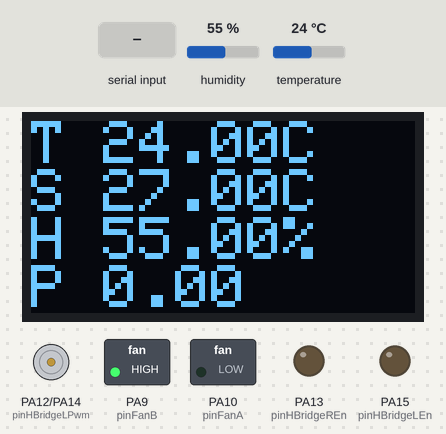
Simulated run of this sketch. Board: STM32 Blue Pill. Parts: 128×64 one-colour display, motor-driver pin pairs drawn as motors (green arrow = first pin HIGH = forward, orange = second pin HIGH = backward, longer = more drive), switched loads named in the sketch (green lamp = pin HIGH), output pins drawn as LEDs (lit = HIGH). The test bench sets the inputs (shaded band); at power-on: humidity 55 %, temperature 24 °C. EEPROM starts erased; what the sketch prints to the serial monitor is not drawn.

Above: at 6.3 s.
6.4 s: "s" received over Serial
At 8.1 s:
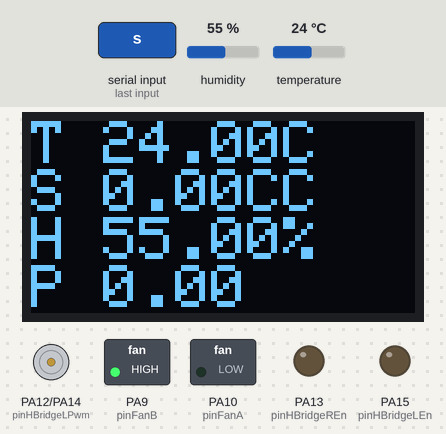
11.3 s: "s90\n" received over Serial
At 12.6 s:
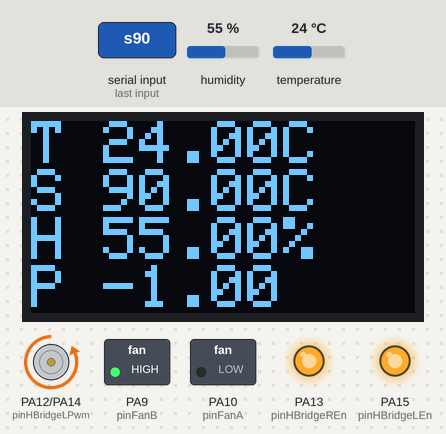
12.8 s: humidity set to 22 %
At 15.0 s:
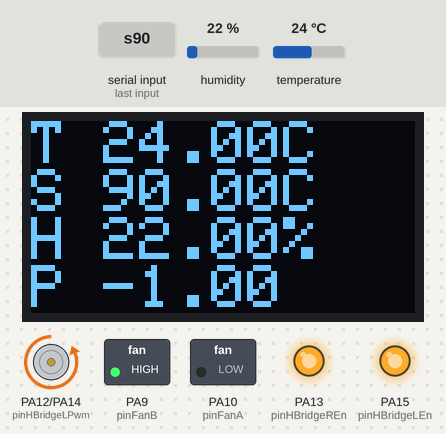
15.5 s: temperature set to 12 °C
At 20.3 s:
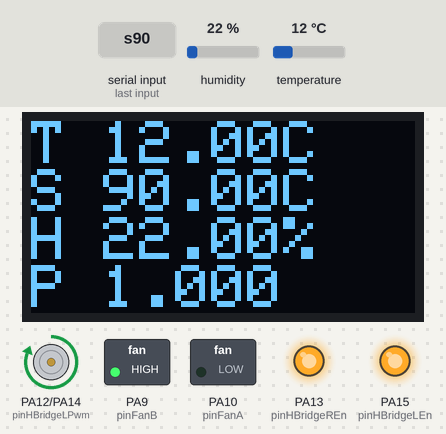
20.4 s: "s" received over Serial
At 22.4 s:
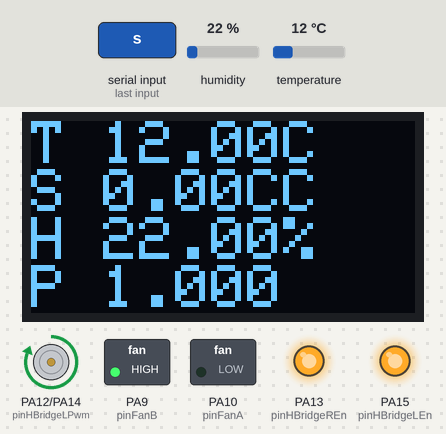
22.9 s: humidity set to 40 %
At 25.0 s:
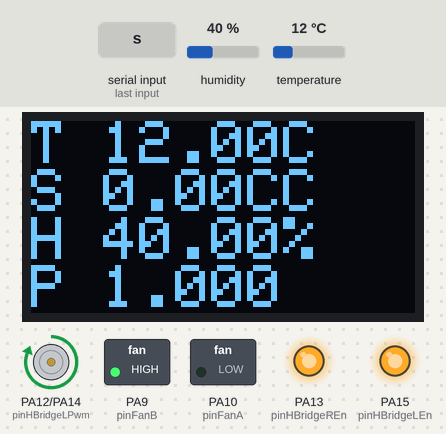
Timing chart, 0 to 31.5 s (numbered marks = the images above; inputs shaded):
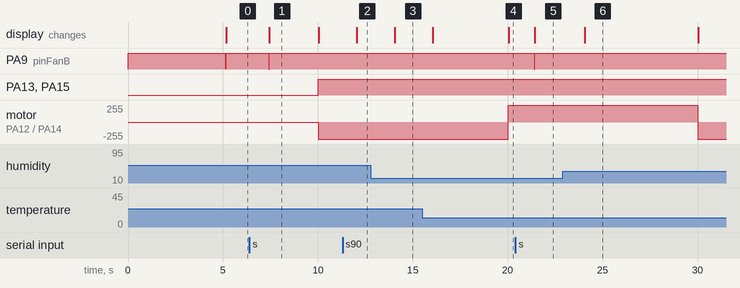

The sketch:

S-0019-2001_TECFirmware_ESP8266NodeMCU.ino
```cpp
/* TEC Firmware
    Thermoelectric Controller on a NodeMCU v3
    Using a IBT_2 (dual BTS7960S H-Bridge)and AM2302 temperature/humidity sensor.

  Pin Mapping
  ~ denotes PWM
  Name    Arduino Mapping   Connected To
  D0      GPIO 16
  D1/SCL  GPIO 5            OLED:SCK
  D2/SDA~ GPIO 4            OLED:SDA
  D3      GPIO 0            AM2302:Data
  D4      GPIO 2
  D5~     GPIO 14           IBT_2:RPWM
  D6~     GPIO 12           IBT_2:LPWM
  D7      GPIO 13           IBT_2:R_EN
  D8~     GPIO 15           IBT_2:L_EN
  RX      GPIO 3
  TX      GPIO 1
  A0
  SDT3    GPIO 10           FAN_A
  SDT2    GPIO 9            FAN_B
  SDT1    GPIO 8
  CMD     GPIO 11
  SD0     GPIO 7
  CLK     GPIO 6


*/

#include "DHTesp.h"
#include "RunningAverage.h"
#include "PidController.h"
#include <Wire.h>
#include <Adafruit_GFX.h>
#include <Adafruit_SSD1306.h>
//#include <ESP8266WiFi.h>
//#include <WiFiClient.h>
//#include <ESP8266WebServer.h>
//#include <ESP8266mDNS.h>
#include <EEPROM.h>

#ifndef STASSID
#define STASSID "izazzle"
#define STAPSK  "334aWFP52"
#endif

const char* ssid = STASSID;
const char* password = STAPSK;

#define SCREEN_WIDTH 128 // OLED display width, in pixels
#define SCREEN_HEIGHT 64 // OLED display height, in pixels

#define MODE_IDLE 0
#define MODE_HEATING 1
#define MODE_COOLING 2

/* Define Pins */
const uint8_t pinHBridgeREn = 13;
const uint8_t pinHBridgeLEn = 15;
const uint8_t pinHBridgeRPwm = 14;
const uint8_t pinHBridgeLPwm = 12;
const uint8_t pinFanA = 10;
const uint8_t pinFanB = 9;

uint8_t fanLevel = 255;
float fanThreshold = 0.25;

DHTesp dht;
float humidity = 50;
float temperature=20;

uint32_t tSerial;
uint32_t tDHTSample;

uint16_t serialUpdatePeriod = 1000;

float kp = 1.5;
float ki = 0.0010;
float kd = 10.0;
float setpoint = 27.0;
float pidOutput = 0.0;
uint16_t computePidInterval = 10000;

uint16_t addrSetpoint = 0;

PidController *tecPID = NULL;

uint8_t tecDir = 1;

uint32_t tComputePid;
uint32_t tSoftPwm;

uint16_t softPwmPeriod = computePidInterval;
uint16_t softPwmResolution = 100;
uint16_t softPwmInterval = softPwmPeriod / softPwmResolution;
uint16_t softPwmCounter = 0;

RunningAverage<float> raTemperature;
const uint16_t tempMeasNoAvg = 20; //Number of samples in the temperature measurement running average window

bool doPid = true;
bool isOn = true;

uint8_t mode = MODE_IDLE;
float temperatureThreshold = 1.0;

// Declaration for an SSD1306 display connected to I2C (SDA, SCL pins)
#define OLED_RESET     -1 // Reset pin # (or -1 if sharing Arduino reset pin)
Adafruit_SSD1306 display(SCREEN_WIDTH, SCREEN_HEIGHT, &Wire, OLED_RESET);

float eepromSetpoint;

void setup() {

  // put your setup code here, to run once:
  Serial.begin(115200);

  EEPROM.begin(512);


  dht.setup(0, DHTesp::DHT22);
  humidity = dht.getHumidity();
  temperature = dht.getTemperature();

  tDHTSample = millis();

  tSerial = millis();

  tSoftPwm = millis();
  tComputePid = millis();

  pinMode(pinHBridgeREn, OUTPUT);
  pinMode(pinHBridgeLEn, OUTPUT);
  pinMode(pinHBridgeRPwm, OUTPUT);
  pinMode(pinHBridgeLPwm, OUTPUT);
  pinMode(pinFanA, OUTPUT);
  pinMode(pinFanB, OUTPUT);
  digitalWrite(pinFanA, LOW);
  digitalWrite(pinFanB, HIGH);
  raTemperature.init(tempMeasNoAvg);


  if(!display.begin(SSD1306_SWITCHCAPVCC, 0x3C)) { // Address 0x3D for 128x64
    Serial.println(F("SSD1306 allocation failed"));
    for(;;); // Don't proceed, loop forever
  }

  display.setTextSize(2);
  display.setTextColor(SSD1306_WHITE);
  display.cp437(true);
  display.clearDisplay();


  EEPROM.get(addrSetpoint, eepromSetpoint);
  if(!isnan(eepromSetpoint)){
    setpoint = eepromSetpoint;
  }
  Serial.println(eepromSetpoint);
  delay(100);

  tecPID = new PidController(kp, ki, kd, setpoint, computePidInterval);
  tecPID->SetOutputLimits(-1.0, 1.0);

  delay(5000);
  digitalWrite(pinFanB, LOW);


}

void loop() {
  // put your main code here, to run repeatedly:


  if (millis() > tDHTSample + dht.getMinimumSamplingPeriod()) {
    tDHTSample += dht.getMinimumSamplingPeriod();
    humidity = dht.getHumidity();
    temperature = dht.getTemperature();

    //temperature = raTemperature.addSample(dht.getTemperature());

  }

  switch(mode){
    case MODE_IDLE:
      if (temperature < setpoint - temperatureThreshold){
        mode = MODE_HEATING;
        tecPID->SetIntegralTerm(0.0); //reset integral term
        doPid = true;
        digitalWrite(pinFanB, HIGH);
      }

      if (temperature > setpoint + temperatureThreshold){
        mode = MODE_COOLING;
        tecPID->SetIntegralTerm(0.0); //reset integral term
        doPid = true;
        digitalWrite(pinFanB, HIGH);
      }

      break;

    case MODE_HEATING:
      if (temperature > setpoint){
        mode = MODE_IDLE;
        doPid = false;
        digitalWrite(pinFanB, LOW);
      }

      break;

    case MODE_COOLING:
      if (temperature < setpoint){
        mode = MODE_IDLE;
        doPid = false;
        digitalWrite(pinFanB, LOW);
      }

      break;

    default:
      break;
  }

  if (millis() > tComputePid + computePidInterval) {
    tComputePid += computePidInterval;
    if (doPid) {
      if(!isnan(temperature)){
        pidOutput = tecPID->AddSample(temperature);
        if (mode == MODE_IDLE){
          pidOutput = 0;
        }
      }
    }
  }

  if (millis() > tSoftPwm + softPwmInterval) {
    tSoftPwm += softPwmInterval;
    softPwmCounter ++;
    if (softPwmCounter > softPwmResolution) {
      softPwmCounter = 0;
    }
    if (isOn) {

      if (softPwmCounter < abs(pidOutput) * softPwmPeriod) {
        if (pidOutput > 0) { // output positive, heating
          if (tecDir == 0){
            digitalWrite(pinHBridgeREn, HIGH);
            digitalWrite(pinHBridgeLEn, HIGH);
            digitalWrite(pinHBridgeLPwm, LOW);
            digitalWrite(pinHBridgeRPwm, HIGH);
          } else if(tecDir == 1){
            digitalWrite(pinHBridgeREn, HIGH);
            digitalWrite(pinHBridgeLEn, HIGH);
            digitalWrite(pinHBridgeRPwm, LOW);
            digitalWrite(pinHBridgeLPwm, HIGH);
          }

        } else if (pidOutput < 0) { // output negative, cooling
          if (tecDir == 0){
            digitalWrite(pinHBridgeREn, HIGH);
            digitalWrite(pinHBridgeLEn, HIGH);
            digitalWrite(pinHBridgeRPwm, LOW);
            digitalWrite(pinHBridgeLPwm, HIGH);
          }else if(tecDir == 1){
            digitalWrite(pinHBridgeREn, HIGH);
            digitalWrite(pinHBridgeLEn, HIGH);
            digitalWrite(pinHBridgeLPwm, LOW);
            digitalWrite(pinHBridgeRPwm, HIGH);
          }
        }
      } else {
        digitalWrite(pinHBridgeREn, LOW);
        digitalWrite(pinHBridgeLEn, LOW);
        digitalWrite(pinHBridgeLPwm, LOW);
        digitalWrite(pinHBridgeRPwm, LOW);

      }

    }

  }


  if (millis() > tSerial + serialUpdatePeriod) {
    tSerial += serialUpdatePeriod;

    //display.clearDisplay();
    display.setTextColor(WHITE, BLACK);

    display.setCursor(0,0);
    display.print("T ");
    display.print(temperature);
    display.println("C");
    display.print("S ");
    display.print(tecPID->GetSetPoint());
    display.println("C");
    display.print("H ");
    display.print(humidity);
    display.println("%");
    display.print("P ");
    display.println(pidOutput);

    display.display();


    //Serial.print(dht.getStatusString());
    //Serial.print('\t');
    Serial.print(temperature, 1);
    Serial.print('\t');
    Serial.print(humidity, 1);
    Serial.print('\t');
    Serial.print(tecPID->GetSetPoint(), 1);
    Serial.print('\t');
    Serial.print(eepromSetpoint, 1);
    Serial.print('\t');
    /*
    Serial.print(pidOutput, 2);
    Serial.print('\t');
    Serial.print(tecPID->GetKp(),3);
    Serial.print('\t');
    Serial.print(tecPID->GetKi(),3);
    Serial.print('\t');
    Serial.print(tecPID->GetKd(),3);
    Serial.print('\t');
    Serial.print(fanThreshold,3);
    Serial.print('\t');
    Serial.print(mode);
    */
    Serial.println();
  }
  packetHandler();


}

void packetHandler(){
  if(Serial.available()){
    char indicator = Serial.read();
    switch(indicator)
    {
      /*case 'f': //pump control
        fanLevel = Serial.parseInt();
        analogWrite(pinPumpPwm, fanLevel);
        break;*/

      case 's': //temperature setpoint
        setpoint = Serial.parseFloat();
        tecPID->SetSetPoint(setpoint);
        EEPROM.put(addrSetpoint, setpoint);
        EEPROM.commit();
        EEPROM.get(addrSetpoint, eepromSetpoint);
        break;

      case 'p': //kp
        kp = Serial.parseFloat();
        tecPID->SetPidValues(kp, ki, kd);
        break;

      case 'i': //ki
        ki = Serial.parseFloat();
        tecPID->SetPidValues(kp, ki, kd);
        break;

      case 'd': //kd
        kd = Serial.parseFloat();
        tecPID->SetPidValues(kp, ki, kd);
        break;

      case 'o': //on/off
        isOn = !isOn; //toggle system
        if(isOn){

          doPid = true;
          digitalWrite(pinFanB, HIGH);
        }else{

          digitalWrite(pinHBridgeREn, LOW);
          digitalWrite(pinHBridgeLEn, LOW);
          digitalWrite(pinHBridgeLPwm, LOW);
          digitalWrite(pinHBridgeRPwm, LOW);
          doPid = false;
          pidOutput = 0;
        }

      default:
        break;

    }
  }
}
```

PidController.cpp
```cpp
// (licence header left out)
#if ARDUINO >= 100
#include "Arduino.h"
#elif __arm__
#include <stm32f3xx.h>
#else
#include <stdint.h>
#endif

#include "PidController.h"


PidController::PidController(float kp, float ki, float kd, float setPoint,
                             uint16_t timeBetweenSamplesMs){
    // Set the PID coefficients based on the time between samples
    m_timeBetweenSamplesSeconds = (float)timeBetweenSamplesMs / 1000.0;
    SetPidValues(kp, ki, kd);
    m_setPoint = setPoint;
    m_outputMin = 0.;
    m_outputMax = 1e99;
    m_previousSample = 0.0;
    m_first = true;
}

void PidController::SetPidValues(float kp, float ki, float kd) {
    if (kp<0. || ki<0. || kd<0.)
        return;
    m_kpCoefficient = kp;
    m_kiCoefficient = ki * m_timeBetweenSamplesSeconds;
    m_kdCoefficient = kd / m_timeBetweenSamplesSeconds;
    m_integralTerm = 0.;
}

void PidController::SetOutputLimits(float min, float max) {
    if ( min < max){
        m_outputMin = min;
        m_outputMax = max;
    }
}
void PidController::SetSetPoint(float setPoint){
    m_setPoint = setPoint;
    m_integralTerm = 0.;
}

float PidController::AddSample(float sample) {
    float error = m_setPoint - sample;
    m_integralTerm += m_kiCoefficient * error;
    // Clip integral term within min-max bounds
    m_integralTerm = m_integralTerm > m_outputMax ? m_outputMax :
                     m_integralTerm < m_outputMin ? m_outputMin : m_integralTerm;


    float d_term = m_kdCoefficient * (m_previousSample - sample);

    float output = 0;

    // If is not set don't use the derivative term
    if (m_first){
        output = m_kpCoefficient * error + m_integralTerm;
        m_first = false;
    }
    else {
        output = m_kpCoefficient * error + m_integralTerm
                 + m_kdCoefficient * (m_previousSample - sample);
    }

    // Clip output within min-max bounds
    output = output > m_outputMax ? m_outputMax :
             output < m_outputMin ? m_outputMin : output;

    m_previousSample = sample;
    return output;
}
```

PidController.h
```cpp
// (licence header left out)
#ifndef _PIDCONTROLLER_H
#define _PIDCONTROLLER_H


class PidController {

public:
    /* Constructor.
     * kp, ki, kd - the required PID parameters
     * setPoint - the required set point
     * timeBetweenSamplesMs - the time (in ms) between each sample passed to the object */
    PidController(float kp, float ki, float kd, float setPoint, uint16_t timeBetweenSamplesMs);
    void SetOutputLimits(float min, float max);
    void SetPidValues(float kp, float ki, float kd);
    void SetSetPoint(float setPoint);
    void SetIntegralTerm(float i) {m_integralTerm = i;}
    float AddSample(float sample);

    float GetKp() const{return m_kpCoefficient;}
    float GetKi() const{return m_kiCoefficient;}
    float GetKd() const{return m_kdCoefficient;}
    float GetSetPoint() const{return m_setPoint;}

    float GetIntegralTerm() const{return m_integralTerm;}

private:
    float m_outputMin, m_outputMax; // Min-max bounds for output - will be clipped to these
    float m_kpCoefficient, m_kiCoefficient, m_kdCoefficient; // Coefficient for PID calculations
    float m_setPoint; // The desired set point
    float m_integralTerm; // The PID integral term (sums whilst running)
    float m_previousSample; // The previous input sample value (used to compute derivative)
    float m_timeBetweenSamplesSeconds; // The time (in seconds) between samples
    bool m_first; // The first time the tuner has been called
};


#endif // _PIDCONTROLLER_H
```

RunningAverage.h
```cpp
//
// Created by tom on 14/11/16.
//

#ifndef _SLIMRUNNINGAVERAGE_H
#define _SLIMRUNNINGAVERAGE_H

#if defined(ARDUINO) && ARDUINO >= 100
#include "Arduino.h"
#elif __arm__
#include <stm32f3xx.h>
#else
#include <stdint.h>
#endif

/* Note - currently to be used with INTEGER TYPES ONLY */

template <typename T>
class RunningAverage
{
public:
    RunningAverage();
    void init(uint16_t windowDuration, uint16_t samplePeriod);
    void init(uint16_t noSamples);
    T addSample(T sample);

private:
    void initHelper();

    int64_t m_runningSum;
    uint16_t m_windowLength;
    T* m_window;
    uint16_t m_windowPtr;
    bool m_windowFull;
};

template <>
class RunningAverage<float>
{
public:
    RunningAverage();
    void init(uint16_t windowDuration, uint16_t samplePeriod);
    void init(uint16_t noSamples);
    float addSample(float sample);

private:
    void initHelper();

    float m_runningSum;
    uint16_t m_windowLength;
    float* m_window;
    uint16_t m_windowPtr;
    bool m_windowFull;
};


template <typename T>
RunningAverage<T>::RunningAverage(){
    m_runningSum = 0;
    m_windowLength = 0;
    m_windowPtr = 0;
    m_windowFull = false;
    m_window = 0;
}

template <typename T>
void RunningAverage<T>::init(uint16_t windowDuration, uint16_t samplePeriod)
{
    m_windowLength = windowDuration / samplePeriod;
    initHelper();
}

template <typename T>
void RunningAverage<T>::init(uint16_t noSamples){
    m_windowLength = noSamples;
    initHelper();
}

template <typename T>
void RunningAverage<T>::initHelper(){
    m_window = new T[m_windowLength];
    for (int i = 0; i < m_windowLength; i++) {
        m_window[i] = 0;
    }
}

template <typename T>
inline T RunningAverage<T>::addSample(T sample)
{
    if(m_windowPtr == m_windowLength){
        m_windowPtr = 0;
        m_windowFull = true;
    }

    T returnVal;
    if(m_windowFull){
        m_runningSum -= m_window[m_windowPtr];
        m_window[m_windowPtr] = sample;
        m_runningSum += m_window[m_windowPtr];
        returnVal = m_runningSum / m_windowLength;

    }else{
        m_window[m_windowPtr] = sample;
        m_runningSum += m_window[m_windowPtr];
        if (m_windowPtr == 0) {
        }
        returnVal = m_runningSum / (m_windowPtr+1);


    }
    m_windowPtr++;
    return returnVal;
}


RunningAverage<float>::RunningAverage(){
    m_runningSum = 0;
    m_windowLength = 0;
    m_windowPtr = 0;
    m_windowFull = false;
    m_window = 0;
}

void RunningAverage<float>::init(uint16_t windowDuration, uint16_t samplePeriod)
{
    m_windowLength = windowDuration / samplePeriod;
    initHelper();
}

void RunningAverage<float>::init(uint16_t noSamples){
    m_windowLength = noSamples;
    initHelper();
}

void RunningAverage<float>::initHelper(){
    m_window = new float[m_windowLength];
    for (int i = 0; i < m_windowLength; i++) {
        m_window[i] = 0;
    }
}

inline float RunningAverage<float>::addSample(float sample)
{
    if(m_windowPtr == m_windowLength){
        m_windowPtr = 0;
        m_windowFull = true;
    }

    float returnVal;
    if(m_windowFull){
        m_runningSum -= m_window[m_windowPtr];
        m_window[m_windowPtr] = sample;
        m_runningSum += m_window[m_windowPtr];
        returnVal = m_runningSum / m_windowLength;

    }else{
        m_window[m_windowPtr] = sample;
        m_runningSum += m_window[m_windowPtr];
        if (m_windowPtr == 0) {
        }
        returnVal = m_runningSum / (m_windowPtr+1);


    }
    m_windowPtr++;
    return returnVal;
}


#endif //_SLIMRUNNINGAVERAGE_H
```

Measured:
- after the input at 6.4 s, PA9 (pinFanB): HIGH → LOW after 1.0 s, → HIGH 0.03 s later; motor on PA12 (pinHBridgeLPwm) / PA14 (pinHBridgeRPwm): stopped → backward 255/255 after 3.6 s; the display: changes after 1.0 s (image 1)
- after the input at 11.3 s, the display: changes after 0.75 s (image 2)
- after the input at 12.8 s, the display: changes after 1.2 s (image 3)
- after the input at 15.5 s, the display: first changes after 0.55 s (image 4 shows a later state)
- after the input at 20.4 s, PA9 (pinFanB): HIGH → LOW after 1.0 s, → HIGH 0.03 s later; the display: changes after 1.0 s (image 5)
- after the input at 22.9 s, the display: changes after 1.1 s (image 6)
- what the display in image 1 shows lasts 2.6 s, from 7.4 s to 10.0 s
